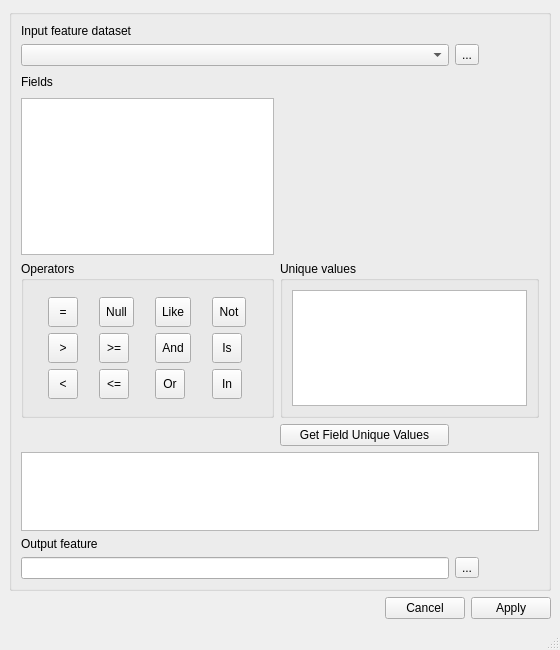
<?xml version="1.0" encoding="UTF-8"?>
<ui version="4.0">
 <class>SelectByAttributes</class>
 <widget class="QMainWindow" name="SelectByAttributes">
  <property name="geometry">
   <rect>
    <x>0</x>
    <y>0</y>
    <width>560</width>
    <height>650</height>
   </rect>
  </property>
  <property name="windowTitle">
   <string>MainWindow</string>
  </property>
  <widget class="QWidget" name="centralwidget">
   <layout class="QHBoxLayout" name="horizontalLayout">
    <item>
     <layout class="QGridLayout" name="mainGridLayout">
      <item row="1" column="0">
       <spacer name="horizontalSpacer_3">
        <property name="orientation">
         <enum>Qt::Horizontal</enum>
        </property>
        <property name="sizeHint" stdset="0">
         <size>
          <width>40</width>
          <height>20</height>
         </size>
        </property>
       </spacer>
      </item>
      <item row="1" column="1">
       <widget class="QPushButton" name="cancelPushButton">
        <property name="text">
         <string>Cancel</string>
        </property>
       </widget>
      </item>
      <item row="1" column="2">
       <widget class="QPushButton" name="applyPushButton">
        <property name="text">
         <string>Apply</string>
        </property>
       </widget>
      </item>
      <item row="0" column="0" colspan="3">
       <widget class="QGroupBox" name="inputGroupBox">
        <property name="title">
         <string/>
        </property>
        <layout class="QVBoxLayout" name="verticalLayout">
         <item>
          <layout class="QGridLayout" name="inputGroupBoxGridLayout" rowstretch="0,0,0,4,4,0,2,0,0" columnstretch="3,2,1">
           <item row="2" column="1">
            <spacer name="horizontalSpacer_2">
             <property name="orientation">
              <enum>Qt::Horizontal</enum>
             </property>
             <property name="sizeHint" stdset="0">
              <size>
               <width>40</width>
               <height>20</height>
              </size>
             </property>
            </spacer>
           </item>
           <item row="1" column="2">
            <widget class="QToolButton" name="inFeatureToolButton">
             <property name="text">
              <string>...</string>
             </property>
            </widget>
           </item>
           <item row="4" column="1" colspan="2">
            <widget class="QGroupBox" name="uniqueValuesGroupBox">
             <property name="title">
              <string>Unique values</string>
             </property>
             <layout class="QVBoxLayout" name="verticalLayout_3">
              <item>
               <layout class="QGridLayout" name="uniqueValuesGroupBoxGridLayout">
                <item row="0" column="0">
                 <widget class="QListView" name="uniqueListView"/>
                </item>
               </layout>
              </item>
             </layout>
            </widget>
           </item>
           <item row="3" column="0">
            <widget class="QListView" name="fieldsListView"/>
           </item>
           <item row="1" column="0" colspan="2">
            <widget class="QComboBox" name="inFeatureComboBox"/>
           </item>
           <item row="0" column="0">
            <widget class="QLabel" name="inFeatureLabel">
             <property name="text">
              <string>Input feature dataset</string>
             </property>
            </widget>
           </item>
           <item row="8" column="0" colspan="2">
            <widget class="QLineEdit" name="outFeatureLineEdit"/>
           </item>
           <item row="2" column="0">
            <widget class="QLabel" name="label_2">
             <property name="text">
              <string>Fields</string>
             </property>
            </widget>
           </item>
           <item row="7" column="0">
            <widget class="QLabel" name="label">
             <property name="text">
              <string>Output feature</string>
             </property>
            </widget>
           </item>
           <item row="8" column="2">
            <widget class="QToolButton" name="outFeatureToolButton">
             <property name="text">
              <string>...</string>
             </property>
            </widget>
           </item>
           <item row="3" column="2">
            <spacer name="horizontalSpacer">
             <property name="orientation">
              <enum>Qt::Horizontal</enum>
             </property>
             <property name="sizeHint" stdset="0">
              <size>
               <width>40</width>
               <height>20</height>
              </size>
             </property>
            </spacer>
           </item>
           <item row="4" column="0">
            <widget class="QGroupBox" name="groupBox">
             <property name="title">
              <string>Operators</string>
             </property>
             <layout class="QVBoxLayout" name="verticalLayout_2">
              <item>
               <layout class="QGridLayout" name="operatorsGroupBoxGridLayout">
                <item row="2" column="1">
                 <widget class="QToolButton" name="less_equalToolButton">
                  <property name="minimumSize">
                   <size>
                    <width>30</width>
                    <height>30</height>
                   </size>
                  </property>
                  <property name="text">
                   <string>&lt;=</string>
                  </property>
                 </widget>
                </item>
                <item row="2" column="3">
                 <widget class="QToolButton" name="inToolButton">
                  <property name="minimumSize">
                   <size>
                    <width>30</width>
                    <height>30</height>
                   </size>
                  </property>
                  <property name="text">
                   <string>In</string>
                  </property>
                 </widget>
                </item>
                <item row="0" column="3">
                 <widget class="QToolButton" name="notToolButton">
                  <property name="minimumSize">
                   <size>
                    <width>30</width>
                    <height>30</height>
                   </size>
                  </property>
                  <property name="text">
                   <string>Not</string>
                  </property>
                 </widget>
                </item>
                <item row="1" column="3">
                 <widget class="QToolButton" name="isToolButton">
                  <property name="minimumSize">
                   <size>
                    <width>30</width>
                    <height>30</height>
                   </size>
                  </property>
                  <property name="text">
                   <string>Is</string>
                  </property>
                 </widget>
                </item>
                <item row="0" column="2">
                 <widget class="QToolButton" name="likeToolButton">
                  <property name="minimumSize">
                   <size>
                    <width>30</width>
                    <height>30</height>
                   </size>
                  </property>
                  <property name="text">
                   <string>Like</string>
                  </property>
                 </widget>
                </item>
                <item row="2" column="2">
                 <widget class="QToolButton" name="orToolButton">
                  <property name="minimumSize">
                   <size>
                    <width>30</width>
                    <height>30</height>
                   </size>
                  </property>
                  <property name="text">
                   <string>Or</string>
                  </property>
                 </widget>
                </item>
                <item row="1" column="1">
                 <widget class="QToolButton" name="greater_equalToolButton">
                  <property name="minimumSize">
                   <size>
                    <width>30</width>
                    <height>30</height>
                   </size>
                  </property>
                  <property name="text">
                   <string>&gt;=</string>
                  </property>
                 </widget>
                </item>
                <item row="0" column="0">
                 <widget class="QToolButton" name="equalToolButton">
                  <property name="sizePolicy">
                   <sizepolicy hsizetype="Minimum" vsizetype="Minimum">
                    <horstretch>0</horstretch>
                    <verstretch>0</verstretch>
                   </sizepolicy>
                  </property>
                  <property name="minimumSize">
                   <size>
                    <width>30</width>
                    <height>30</height>
                   </size>
                  </property>
                  <property name="text">
                   <string>=</string>
                  </property>
                 </widget>
                </item>
                <item row="1" column="0">
                 <widget class="QToolButton" name="greaterToolButton">
                  <property name="enabled">
                   <bool>true</bool>
                  </property>
                  <property name="minimumSize">
                   <size>
                    <width>30</width>
                    <height>30</height>
                   </size>
                  </property>
                  <property name="text">
                   <string>&gt;</string>
                  </property>
                 </widget>
                </item>
                <item row="2" column="0">
                 <widget class="QToolButton" name="lessToolButton">
                  <property name="minimumSize">
                   <size>
                    <width>30</width>
                    <height>30</height>
                   </size>
                  </property>
                  <property name="text">
                   <string>&lt;</string>
                  </property>
                 </widget>
                </item>
                <item row="1" column="2">
                 <widget class="QToolButton" name="andToolButton">
                  <property name="minimumSize">
                   <size>
                    <width>30</width>
                    <height>30</height>
                   </size>
                  </property>
                  <property name="text">
                   <string>And</string>
                  </property>
                 </widget>
                </item>
                <item row="0" column="1">
                 <widget class="QToolButton" name="nullToolButton">
                  <property name="minimumSize">
                   <size>
                    <width>30</width>
                    <height>30</height>
                   </size>
                  </property>
                  <property name="text">
                   <string>Null</string>
                  </property>
                 </widget>
                </item>
               </layout>
              </item>
             </layout>
            </widget>
           </item>
           <item row="5" column="1">
            <widget class="QPushButton" name="getUniqueValuesPushButton">
             <property name="text">
              <string>Get Field Unique Values</string>
             </property>
            </widget>
           </item>
           <item row="6" column="0" colspan="3">
            <widget class="QTextEdit" name="textEdit"/>
           </item>
          </layout>
         </item>
        </layout>
       </widget>
      </item>
     </layout>
    </item>
   </layout>
  </widget>
  <widget class="QStatusBar" name="statusbar"/>
 </widget>
 <tabstops>
  <tabstop>inFeatureComboBox</tabstop>
  <tabstop>inFeatureToolButton</tabstop>
  <tabstop>fieldsListView</tabstop>
  <tabstop>equalToolButton</tabstop>
  <tabstop>nullToolButton</tabstop>
  <tabstop>likeToolButton</tabstop>
  <tabstop>notToolButton</tabstop>
  <tabstop>greaterToolButton</tabstop>
  <tabstop>greater_equalToolButton</tabstop>
  <tabstop>andToolButton</tabstop>
  <tabstop>isToolButton</tabstop>
  <tabstop>lessToolButton</tabstop>
  <tabstop>less_equalToolButton</tabstop>
  <tabstop>orToolButton</tabstop>
  <tabstop>inToolButton</tabstop>
  <tabstop>uniqueListView</tabstop>
  <tabstop>getUniqueValuesPushButton</tabstop>
  <tabstop>textEdit</tabstop>
  <tabstop>outFeatureLineEdit</tabstop>
  <tabstop>outFeatureToolButton</tabstop>
  <tabstop>cancelPushButton</tabstop>
  <tabstop>applyPushButton</tabstop>
 </tabstops>
 <resources/>
 <connections/>
</ui>
